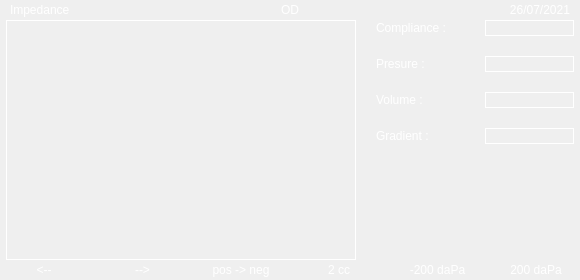
<?xml version="1.0" encoding="UTF-8"?>
<ui version="4.0">
 <class>Z_zscreen</class>
 <widget class="QWidget" name="Z_zscreen">
  <property name="geometry">
   <rect>
    <x>0</x>
    <y>0</y>
    <width>580</width>
    <height>280</height>
   </rect>
  </property>
  <property name="minimumSize">
   <size>
    <width>580</width>
    <height>280</height>
   </size>
  </property>
  <property name="maximumSize">
   <size>
    <width>590</width>
    <height>290</height>
   </size>
  </property>
  <property name="windowTitle">
   <string>ZSim</string>
  </property>
  <property name="styleSheet">
   <string notr="true">font: 10pt &quot;Monospace&quot;;
color: rgb(255, 255, 255);</string>
  </property>
  <layout class="QVBoxLayout" name="verticalLayout">
   <property name="spacing">
    <number>0</number>
   </property>
   <property name="leftMargin">
    <number>0</number>
   </property>
   <property name="topMargin">
    <number>0</number>
   </property>
   <property name="rightMargin">
    <number>0</number>
   </property>
   <property name="bottomMargin">
    <number>0</number>
   </property>
   <item>
    <widget class="QFrame" name="horizontalFrame">
     <property name="minimumSize">
      <size>
       <width>0</width>
       <height>20</height>
      </size>
     </property>
     <property name="maximumSize">
      <size>
       <width>16777215</width>
       <height>20</height>
      </size>
     </property>
     <layout class="QHBoxLayout" name="horizontalLayout">
      <property name="spacing">
       <number>0</number>
      </property>
      <property name="leftMargin">
       <number>10</number>
      </property>
      <property name="topMargin">
       <number>0</number>
      </property>
      <property name="rightMargin">
       <number>10</number>
      </property>
      <property name="bottomMargin">
       <number>0</number>
      </property>
      <item>
       <widget class="QLabel" name="label_8">
        <property name="text">
         <string>Impedance</string>
        </property>
       </widget>
      </item>
      <item>
       <widget class="QLabel" name="lbl_side">
        <property name="text">
         <string>OD</string>
        </property>
        <property name="alignment">
         <set>Qt::AlignCenter</set>
        </property>
       </widget>
      </item>
      <item>
       <widget class="QLabel" name="lbl_timeDate">
        <property name="text">
         <string>26/07/2021</string>
        </property>
        <property name="alignment">
         <set>Qt::AlignRight|Qt::AlignTrailing|Qt::AlignVCenter</set>
        </property>
       </widget>
      </item>
     </layout>
    </widget>
   </item>
   <item>
    <layout class="QHBoxLayout" name="horizontalLayout_2">
     <property name="spacing">
      <number>20</number>
     </property>
     <property name="leftMargin">
      <number>6</number>
     </property>
     <property name="rightMargin">
      <number>6</number>
     </property>
     <item>
      <widget class="QFrame" name="verticalFrame_2">
       <property name="minimumSize">
        <size>
         <width>350</width>
         <height>0</height>
        </size>
       </property>
       <property name="frameShape">
        <enum>QFrame::Box</enum>
       </property>
       <property name="frameShadow">
        <enum>QFrame::Plain</enum>
       </property>
       <layout class="QVBoxLayout" name="graph"/>
      </widget>
     </item>
     <item>
      <layout class="QVBoxLayout" name="verticalLayout_2">
       <item>
        <layout class="QHBoxLayout" name="horizontalLayout_5">
         <item>
          <widget class="QLabel" name="label_11">
           <property name="text">
            <string>Compliance :</string>
           </property>
          </widget>
         </item>
         <item>
          <widget class="QLabel" name="lbl_c">
           <property name="frameShape">
            <enum>QFrame::Box</enum>
           </property>
           <property name="text">
            <string/>
           </property>
          </widget>
         </item>
        </layout>
       </item>
       <item>
        <layout class="QHBoxLayout" name="horizontalLayout_7">
         <item>
          <widget class="QLabel" name="label_13">
           <property name="text">
            <string>Presure :</string>
           </property>
          </widget>
         </item>
         <item>
          <widget class="QLabel" name="lbl_p">
           <property name="frameShape">
            <enum>QFrame::Box</enum>
           </property>
           <property name="text">
            <string/>
           </property>
          </widget>
         </item>
        </layout>
       </item>
       <item>
        <layout class="QHBoxLayout" name="horizontalLayout_6">
         <item>
          <widget class="QLabel" name="label_15">
           <property name="text">
            <string>Volume :</string>
           </property>
          </widget>
         </item>
         <item>
          <widget class="QLabel" name="lbl_v">
           <property name="frameShape">
            <enum>QFrame::Box</enum>
           </property>
           <property name="text">
            <string/>
           </property>
          </widget>
         </item>
        </layout>
       </item>
       <item>
        <layout class="QHBoxLayout" name="horizontalLayout_4">
         <item>
          <widget class="QLabel" name="label_17">
           <property name="text">
            <string>Gradient :</string>
           </property>
          </widget>
         </item>
         <item>
          <widget class="QLabel" name="lbl_g">
           <property name="frameShape">
            <enum>QFrame::Box</enum>
           </property>
           <property name="text">
            <string/>
           </property>
          </widget>
         </item>
        </layout>
       </item>
       <item>
        <spacer name="verticalSpacer">
         <property name="orientation">
          <enum>Qt::Vertical</enum>
         </property>
         <property name="sizeHint" stdset="0">
          <size>
           <width>20</width>
           <height>40</height>
          </size>
         </property>
        </spacer>
       </item>
      </layout>
     </item>
    </layout>
   </item>
   <item>
    <widget class="QFrame" name="horizontalFrame_3">
     <property name="minimumSize">
      <size>
       <width>0</width>
       <height>20</height>
      </size>
     </property>
     <property name="maximumSize">
      <size>
       <width>16777215</width>
       <height>20</height>
      </size>
     </property>
     <layout class="QHBoxLayout" name="horizontalLayout_3">
      <property name="spacing">
       <number>40</number>
      </property>
      <property name="leftMargin">
       <number>15</number>
      </property>
      <property name="topMargin">
       <number>0</number>
      </property>
      <property name="rightMargin">
       <number>15</number>
      </property>
      <property name="bottomMargin">
       <number>0</number>
      </property>
      <item>
       <widget class="QLabel" name="label_3">
        <property name="text">
         <string>&lt;--</string>
        </property>
        <property name="alignment">
         <set>Qt::AlignCenter</set>
        </property>
       </widget>
      </item>
      <item>
       <widget class="QLabel" name="label_2">
        <property name="text">
         <string>--&gt;</string>
        </property>
        <property name="alignment">
         <set>Qt::AlignCenter</set>
        </property>
       </widget>
      </item>
      <item>
       <widget class="QLabel" name="label_6">
        <property name="text">
         <string>pos -&gt; neg</string>
        </property>
        <property name="alignment">
         <set>Qt::AlignCenter</set>
        </property>
       </widget>
      </item>
      <item>
       <widget class="QLabel" name="label_5">
        <property name="text">
         <string>2 cc</string>
        </property>
        <property name="alignment">
         <set>Qt::AlignCenter</set>
        </property>
       </widget>
      </item>
      <item>
       <widget class="QLabel" name="label">
        <property name="text">
         <string>-200 daPa</string>
        </property>
        <property name="alignment">
         <set>Qt::AlignCenter</set>
        </property>
       </widget>
      </item>
      <item>
       <widget class="QLabel" name="label_4">
        <property name="text">
         <string>200 daPa</string>
        </property>
        <property name="alignment">
         <set>Qt::AlignCenter</set>
        </property>
       </widget>
      </item>
     </layout>
    </widget>
   </item>
  </layout>
 </widget>
 <resources/>
 <connections/>
</ui>
